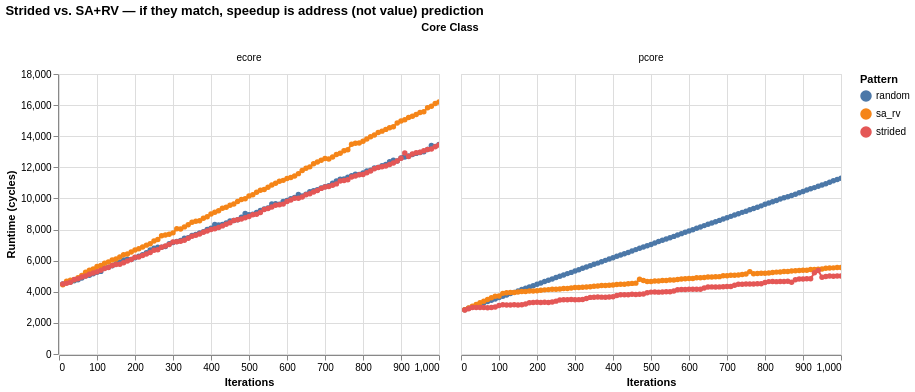

The notebook cell this image was saved under:
### Code cell
sa_rv_df = df[df["pattern"].isin(["strided", "sa_rv", "random"])]
unit = df["unit"].iloc[0]
y_title = f"Runtime ({unit})"
sa_rv_chart = (
    alt.Chart(sa_rv_df)
    .mark_line(point=True)
    .encode(
        x=alt.X("iterations:Q", title="Iterations"),
        y=alt.Y("median:Q", title=y_title),
        color=alt.Color("pattern:N", title="Pattern"),
        tooltip=[
            "pattern", "core_kind", "iterations", "median","cpu"
            # "min", "p25", "p75", "max",
            # "first", "last", "unit",
        ],
    )
    .properties(width=380, height=280)
    .facet(column=alt.Column("core_kind:N", title="Core Class", sort=["ecore", "pcore"]))
    .properties(title="Strided vs. SA+RV — if they match, speedup is address (not value) prediction")
    .interactive()
)

sa_rv_chart

### Figure 1 — Vega-Lite specification as saved in the notebook (floating-point values rounded to 4 significant figures; data arrays with more than 128 entries replaced by an {"elided": "..."} marker saying what was removed)
{"config": {"view": {"continuousWidth": 300, "continuousHeight": 300}}, "data": {"name": "data-752cf5fc9e43bf73913c2a7f49c90b36"}, "facet": {"column": {"field": "core_kind", "sort": ["ecore", "pcore"], "title": "Core Class", "type": "nominal"}}, "spec": {"mark": {"type": "line", "point": true}, "encoding": {"color": {"field": "pattern", "title": "Pattern", "type": "nominal"}, "tooltip": [{"field": "pattern", "type": "nominal"}, {"field": "core_kind", "type": "nominal"}, {"field": "iterations", "type": "quantitative"}, {"field": "median", "type": "quantitative"}, {"field": "cpu", "type": "quantitative"}], "x": {"field": "iterations", "title": "Iterations", "type": "quantitative"}, "y": {"field": "median", "title": "Runtime (cycles)", "type": "quantitative"}}, "height": 280, "name": "view_b81d81b446be7f69_0", "width": 380}, "params": [{"name": "param_1e9efca18e7a2868", "select": {"type": "interval", "encodings": ["x", "y"]}, "bind": "scales", "views": ["view_b81d81b446be7f69_0"]}], "title": "Strided vs. SA+RV — if they match, speedup is address (not value) prediction", "$schema": "https://vega.github.io/schema/vega-lite/v6.1.0.json", "datasets": {"data-752cf5fc9e43bf73913c2a7f49c90b36": {"elided": "600 records"}}}
